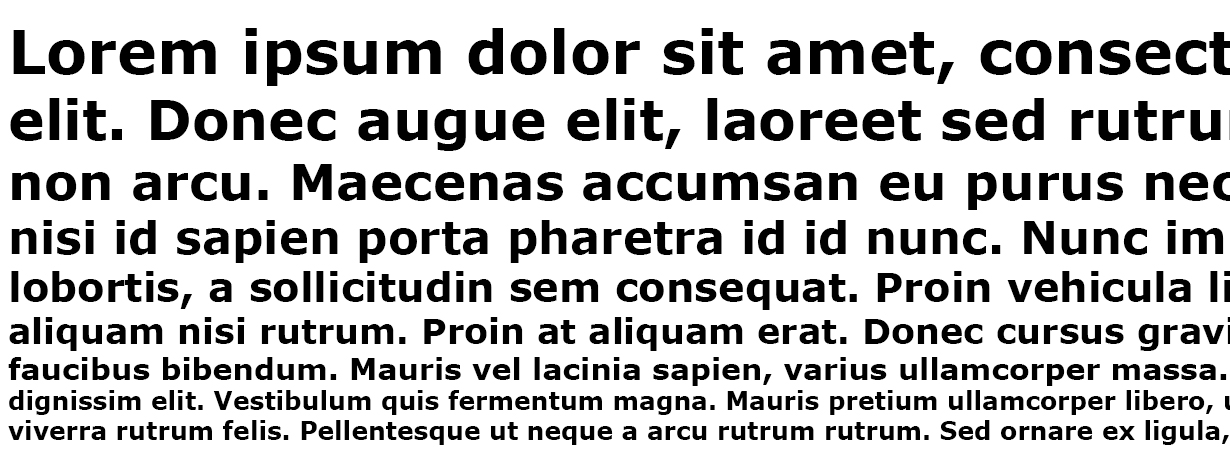
#> input picture src/main/python/ipsum(NOT_DONE)/task_ipsum.jpg, 1230 x 454 px
$ python tyuio.py
#> lines starting #> are read from the running program, lines starting #| are printed output that depends on the picture; after the words box and inside, x2 and y2 are one past the last pixel; in counts of white or black regions, pixels touching at a corner belong together
from PIL import Image
import numpy as np

# Загружаем изображение
img = Image.open('task_ipsum.jpg')
#> img is the input picture: PIL image 1230x454 RGB; min 0, max 255, mean 196.4

# Конвертируем в RGBA (с поддержкой прозрачности)
img = img.convert('RGBA')
#> img: PIL image 1230x454 RGBA

# Преобразуем в numpy array для удобной работы
data = np.array(img)

# Создаем маску для черных пикселей (RGB = 0, 0, 0)
# Проверяем, что все три канала (R, G, B) равны 0
black_mask = (data[:, :, 0] == 0) & (data[:, :, 1] == 0) & (data[:, :, 2] == 0)
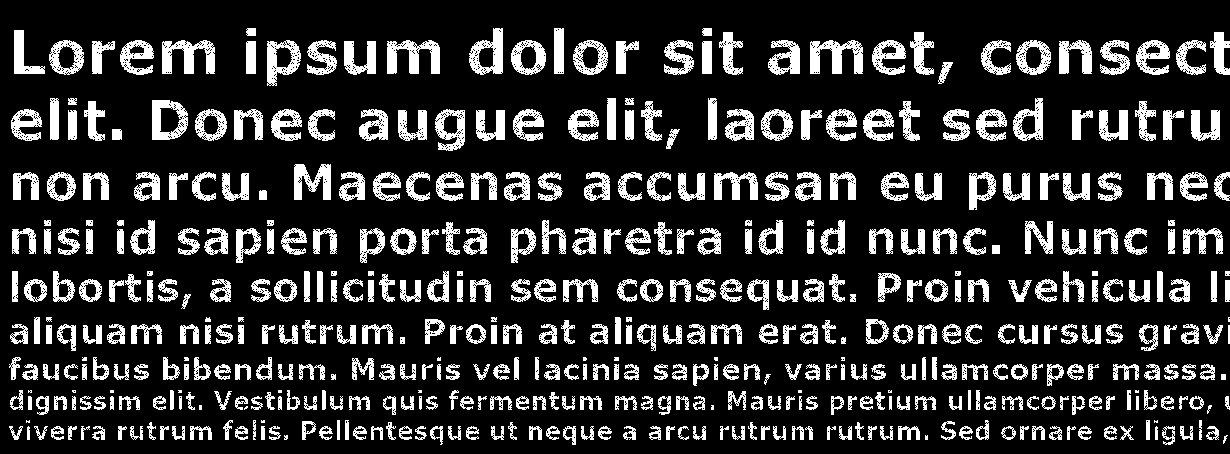
#> black_mask: shape (454, 1230) bool; 18.6% white; 499 white regions (25 under 20 px), largest, box (x1, y1, x2, y2) and area: (162, 40, 215, 74) 1037, (387, 40, 440, 74) 1037, (810, 40, 863, 74) 1037

# Устанавливаем альфа-канал (прозрачность) в 0 для черных пикселей
data[black_mask, 3] = 0
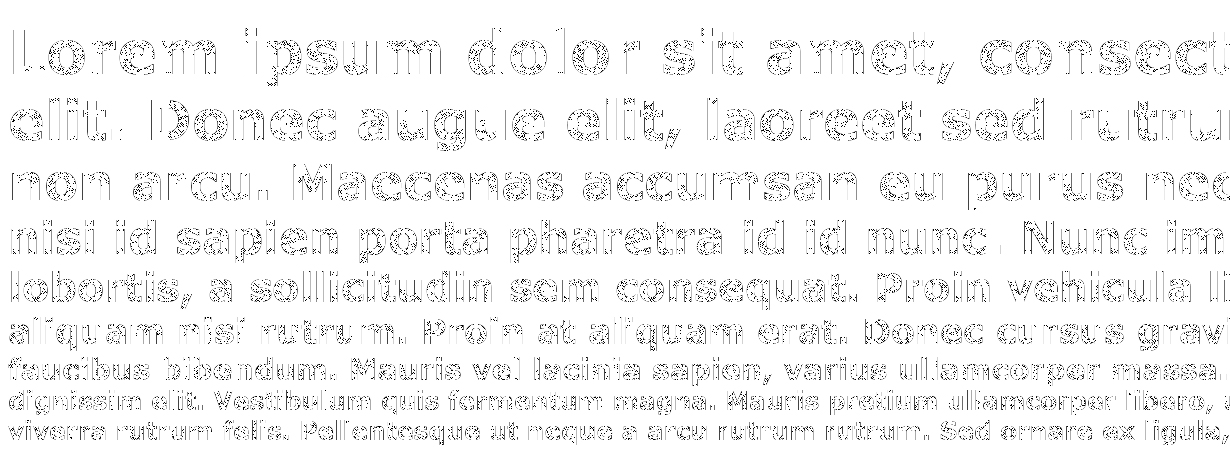
#> data: shape (454, 1230, 4); mean R, G, B, A 196.4, 196.4, 196.4, 207.6; transparent parts drawn white

# Создаем новое изображение из измененных данных
result = Image.fromarray(data)

# Сохраняем результат в PNG (поддерживает прозрачность)
result.save('lorem_no_black.png')

print('Готово! Черный цвет удален. Результат сохранен в lorem_no_black.png')
